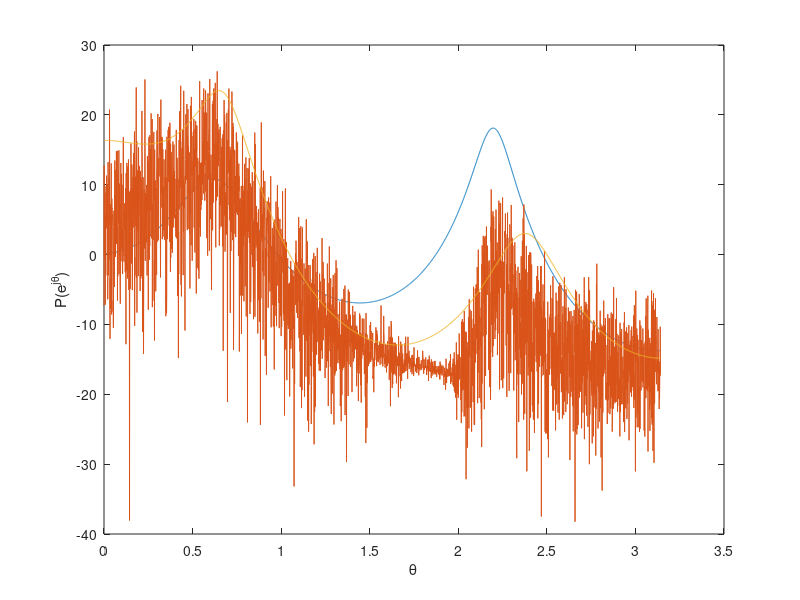

Write MATLAB code to recreate this figure.
clear all; close all;

%% Parameters
L = 10000;
ARorder = 6;

%% generate random data
% definition of filter
H.num = [1 0.56 0.81];
H.den = [1 -0.24 0.08 -0.37 0.52];

% definition of i
i = randn(10000,1);

% definition of x
x = filter(H.num, H.den, i);

%% Generate the true spectrum
%definition of power spectral
P.num = conv(H.num,H.num);
P.den = conv(H.den,H.den);

%setting information for plots
theta = 0:0.001:pi;
z = exp(1i.*theta);
n = 0:(length(P.den)-1);
Pden = P.den' .* z.^(-n');
Pz = 1./sum(Pden,1);

%actual plotting
plot(theta,20*log10(abs(Pz)))
hold on;

%% Blackman-Tukey' Method
% Generate the window function
% Window
alfa    = .54;
beta    = .46;
n = 0:(L-1);
Nw      = length(n);
rwtau       = [alfa - beta*cos(2*pi*n/(Nw - 1))'; zeros(length(x)-Nw,1)];

% calculate biased AC estimator
N = length(x);
rb.tau = (0:(N-1));
for tau = rb.tau
    rb.rb(tau+1,1) = 1/N .* sum(x(tau+1:end).*x(((tau+1):N) - tau));
end

% Calculate estimate
theta = 0:0.001:pi;
Pbt = sum(rwtau.*rb.rb.*exp(-1j.*rb.tau'.*theta),1);

% Plot the result
hold on;
% G = 16;
% Pbt = conv(1/G.*ones(1,G),abs(Pbt));
% Pbt = Pbt(1:end-(G-1));
plot(theta,20*log10(abs(Pbt)));


%% AR modeling method.
%find approximate AR values
A = aryule(x,ARorder);

% find the spectral power on basis of found AR values
P.num = 1;
P.den = conv(A,A);

% make the data ready for plottoing
theta = 0:0.001:pi;
z = exp(1i.*theta);
n = 0:(length(P.den)-1);
Pden = P.den' .* z.^(-n');
Pz = 1./sum(Pden,1);

% plot
hold on;
plot(theta,20*log10(abs(Pz)));
xlabel('\theta');
ylabel('P(e^{j\theta})');